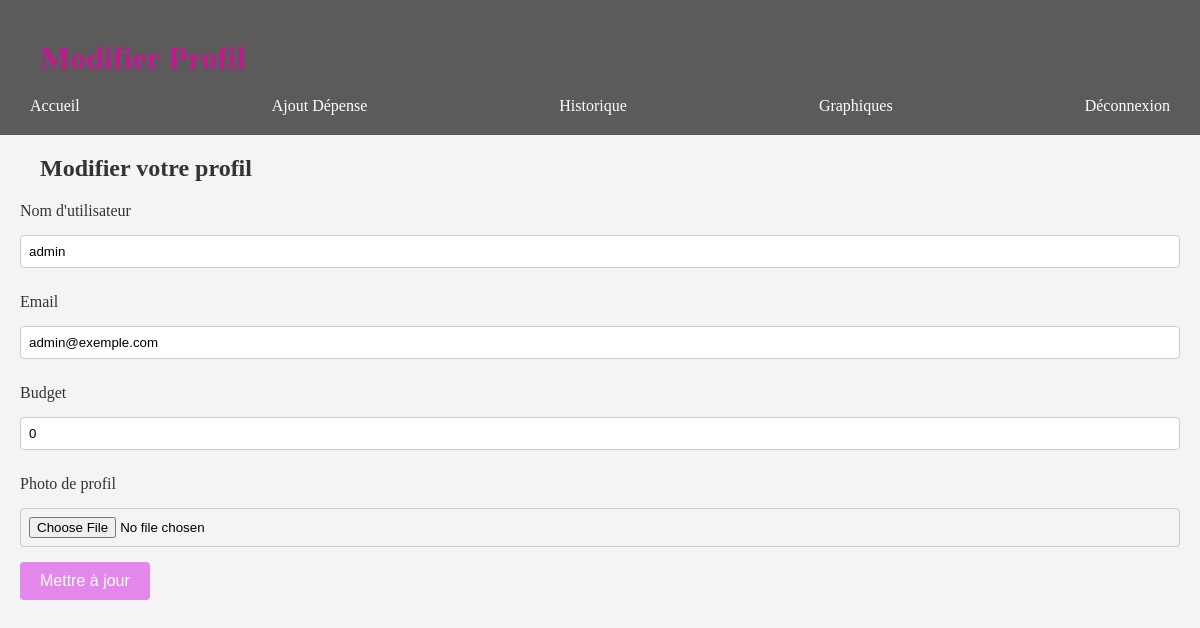
Page /profil.php (signed in) on the committed database.
### tables this page shows
CREATE TABLE IF NOT EXISTS `users` (
  `id` int NOT NULL AUTO_INCREMENT,
  `username` varchar(100) DEFAULT NULL,
  `password` varchar(100) DEFAULT NULL,
  `email` varchar(100) DEFAULT NULL,
  `photo` varchar(255) NOT NULL,
  `ACTIVE` tinyint(1) DEFAULT NULL,
  `VIP` tinyint(1) DEFAULT NULL,
  `budget` int NOT NULL,
  `role` enum('user','admin') NOT NULL DEFAULT 'user',
  `couleur` varchar(8) DEFAULT '#0c1b8c',
  PRIMARY KEY (`id`),
  UNIQUE KEY `username` (`username`)
);

### profil.php (the view, shortened to what this page needs)
<?php
require_once 'connect.php';
$user_id = $_SESSION['user_id'];
$query = "SELECT username, email, budget FROM users WHERE id = ?";
$stmt = $conn->prepare($query);
$stmt->bind_param("i", $user_id);
$stmt->execute();
$result = $stmt->get_result();
$user = $result->fetch_assoc();
?>
<!DOCTYPE html>
<html lang="fr">
<head>
    <link rel="stylesheet" href="style.css">
</head>
<body>
<header>
    <div class="container">
        <h1>Modifier Profil</h1>
        <nav>
            <ul>
                <?php
                echo '<li><a href="Accueil.php">Accueil</a></li>';
                echo '<li><a href="Ajout.php">Ajout Dépense</a></li>';
                echo '<li><a href="Historique.php">Historique</a></li>';
                if ($_SESSION['VIP'] == 1) {
                    echo '<li><a href="Graphiques.php">Graphiques</a></li>';
                }
                echo '<li><a href="logout.php">Déconnexion</a></li>';
                ?>
            </ul>
        </nav>
    </div>
</header>
<div class="container">
    <h2>Modifier votre profil</h2>
    <form action="profil.php" method="post" enctype="multipart/form-data">
        <label for="username">Nom d'utilisateur </label>
        <input type="text" id="username" name="username" value="<?php echo htmlspecialchars($user['username']); ?>" required><br>
        <label for="email">Email </label>
        <input type="email" id="email" name="email" value="<?php echo htmlspecialchars($user['email']); ?>" required><br>
        <label for="budget">Budget </label>
        <input type="number" id="budget" name="budget" value="<?php echo htmlspecialchars($user['budget']); ?>" required><br>
        <label for="photo">Photo de profil </label>
        <input type="file" id="photo" name="photo"><br>
        <button type="submit">Mettre à jour</button>
    </form>
</div>
</body>
</html>

### style.css (style rules this page uses)
.container { max-width: 1200px; padding: 0 20px; margin: 0px auto; }
header { background-color: #5b5b5b; color: #fff; padding: 20px 0; }
body { font-family: 'American Typewriter', serif; margin: 0px; padding: 0px; background-color: #f4f4f4; text-align: left; }
h1 { text-align: left; color: #bc1b8c; margin: 20px; }
nav { text-align: left; margin: 0px; }
nav ul { list-style-type: none; margin: 0; padding: 0; display: flex; align-items: center; }
nav ul li { display: inline; margin-left: auto; }
nav ul li:first-child { margin-left: 0; }
nav ul li:last-child { margin-left: auto; }
nav ul li a { text-decoration: none; color: #fff; padding: 10px 10px; border-radius: 4px; transition: background-color 0.3s; }
label { display: block; margin: 10px 0; color: #333; }
select, input, textarea { width: 100%; padding: 8px; margin: 5px 0 15px 0; box-sizing: border-box; border: 1px solid #ccc; border-radius: 4px; }
button { background-color: rgb(228, 135, 235); color: white; padding: 10px 20px; font-size: 16px; cursor: pointer; border: none; border-radius: 4px; }
h2 { color: #333; margin-top: 30px; margin : 20px; }

### rows in the picture
users: username "admin", email "admin@exemple.com", budget "0"
